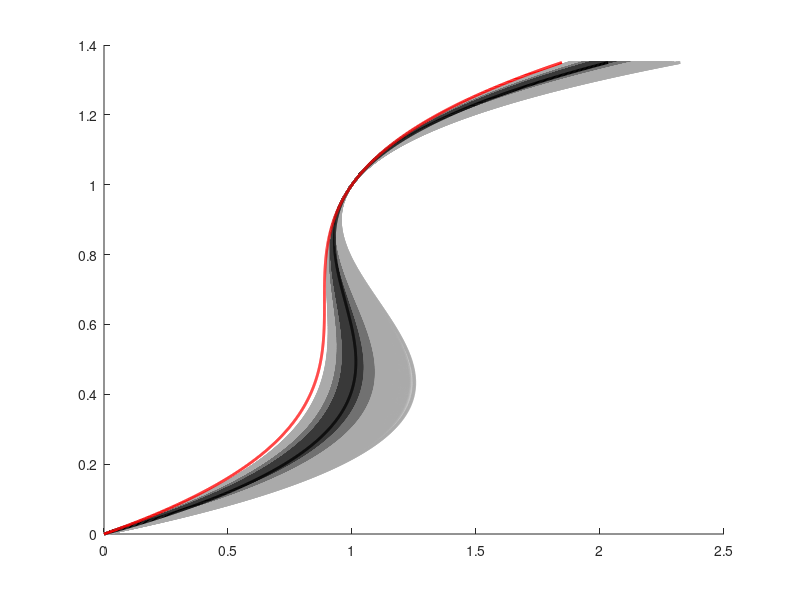

Here is the MATLAB script that generated this plot: (Note: this script raises an error after producing the figure.)
clear; clc;
%% Attention: graphic intense calculation, otherwise reduce number of samples M from posterior used
%% Plot critical manifold for sample of values of the ratio etaSquared of the diffusive time scale to the advective one (Cessi(1994))
x=0:0.001:1.35;
y=0.09:0.001:1.69;
[X,Y] = meshgrid(x,y);
G = [X(:),Y(:)];
Frequency = zeros(length(G),1);
Frequency_FP = zeros(length(G),1);
% for strong AMOC state fold point
Frequency_FP2 = zeros(length(G),1);
etaSquared_cusp = 3; % below, there is no fold bifurcation
%% load etaSquared from UQLab results
load('UQpostSample_y0_0K4_T5_etaP2_4_p0K85_noise0K3_priorUni_0K6_12K3_AIES_steps400_NChains100.mat');
etaSquared = UQpostSample(1:10:end)'; % use full posterior sample loaded
m_etaSquared = mean(etaSquared);
M = length(etaSquared);
% %% sample etaSquared from random normal sample
% m_etaSquared = 4;
% std_etaSquared = 1;
% M=10^3;
% etaSquared = m_etaSquared + std_etaSquared*randn(1,M);

m_etaSquaredval = strcat('m_etaP2',num2str(m_etaSquared));
m_etaSquaredval = strrep(m_etaSquaredval,'.','K');

%% Define mass levels for gray color code
massLevels = [0.50 0.75 0.975]; %ATTENTION: if adaptation desired, remember to also adapt corresponding quantile levels "levels"
%% Note that the quantile levels are constructed such that the dark gray area comprises 50% probability mass,
%  the middle gray area inclduing the dark gray one comprises 75% and the
% whole gray area 97.5% --> corresponds to the standard definition of a
% confidence interval
% only the symmetric outer 2.5% of etaSquared realizations are not plotted/shown
levels = [0.0125 0.125 0.25 0.75 0.875 0.9875]; % quantile levels needed for confLevels = [0.025 0.25 0.50 0.75 0.975];
Q = quantile(etaSquared,levels);
etaSquared_sort = sort(etaSquared);
N = zeros(size(Q));
for i=1:length(Q)
[~,N(i)]=min(abs(etaSquared_sort-Q(i)));
end
%% Determine number of realizations with fold points
firstCritEtaP2 = find(etaSquared_sort>3,1);
numToDraw = N(length(Q))- firstCritEtaP2+1; % #realizations with fold points

%% Define gray scale for plots
mygray = flipud(gray((length(Q)+5)/2)); % if length(Q) uneven otherwise adapt grayscale
mycolors = [mygray(2:end-1,:) ;flipud(mygray(2:end-2,:))];


%% Initialize vector of fold points that end the attracting part of the critical manifold
% for weak fold point
x_crit = zeros(1,numToDraw);
y_crit = zeros(1,numToDraw);
% for strong fold point
x_crit2 = zeros(1,numToDraw);
y_crit2 = zeros(1,numToDraw);
distBif = cell(1,numToDraw);

%% Calculate fold points that limit attracting part of the critical manifold and plot critical manifolds
fig1 = figure(1);
hold on
for i=1:length(Q)-1
for j = N(i)+1:N(i+1)
    h0 = @(x,etaSquared) x.*(1+etaSquared(j)*(1-x).^2);
    y=h0(x,etaSquared_sort);
    l1 = plot(y,x,'color',mycolors(i,:),'LineWidth',2);
    hold on
%     %% comment if firstCritEtaP2>N(1)
%         %% Critical manifold splits into three parts: calculate fold point where attracting part ends
%         x_crit(j-N(1)) = 2/3 +sqrt(4/9 - (1+etaSquared_sort(j))/(3*etaSquared_sort(j)));
%         y_crit(j-N(1)) = h0(x_crit(j-N(1)),etaSquared_sort);
%         
%        %% strong fold point
%        x_crit2(j-N(1)) = 2/3 -sqrt(4/9 - (1+etaSquared_sort(j))/(3*etaSquared_sort(j)));
%         y_crit2(j-N(1)) = h0(x_crit2(j-N(1)),etaSquared_sort);   
% uncomment if if firstCritEtaP2>N(1)
    if etaSquared_sort(j)>3
        %% Critical manifold splits into three parts: calculate fold point where attracting part ends
        x_crit(j-firstCritEtaP2+1) = 2/3 +sqrt(4/9 - (1+etaSquared_sort(j))/(3*etaSquared_sort(j)));
        y_crit(j-firstCritEtaP2+1) = h0(x_crit(j-firstCritEtaP2+1),etaSquared_sort);
        
       %% strong fold point
       x_crit2(j-firstCritEtaP2+1) = 2/3 -sqrt(4/9 - (1+etaSquared_sort(j))/(3*etaSquared_sort(j)));
        y_crit2(j-firstCritEtaP2+1) = h0(x_crit2(j-firstCritEtaP2+1),etaSquared_sort);
    end
end
end

%% Calculate fold points for etaSquare(1)=m_etaSquare
h0 = @(x,etaSquared) x.*(1+m_etaSquared*(1-x).^2);
y=h0(x,etaSquared);
l1 = plot(y,x,'k','LineWidth',2);
hold on
%% Calculate critical manifold for etaSquare(1)=etaSquared_cusp
h0 = @(x,etaSquared) x.*(1+etaSquared_cusp*(1-x).^2);
y=h0(x,etaSquared);
l1 = plot(y,x,'r','LineWidth',2);
hold on

% inspired from https://stackoverflow.com/questions/54870941/finding-the-nearest-neighbor-to-a-single-point-in-matlab,
% last checked: 06.04.2021
%% for weak AMOC state fold point
[~,I] = pdist2(G, [x_crit' y_crit'], 'euclidean', 'Smallest', 1);
% inspired from https://de.mathworks.com/matlabcentral/answers/142281-count-the-number-of-times-a-value-occurs-in-a-specific-of-an-array,
% last checked: 06.04.2021
edges = unique(I);
counts = histc(I, edges);
Frequency_FP(edges) = Frequency_FP(edges)+counts';
%% for strong AMOC state fold point
[~,I2] = pdist2(G, [x_crit2' y_crit2'], 'euclidean', 'Smallest', 1);
% inspired from https://de.mathworks.com/matlabcentral/answers/142281-count-the-number-of-times-a-value-occurs-in-a-specific-of-an-array,
% last checked: 06.04.2021
edges2 = unique(I2);
counts2 = histc(I2, edges2);
Frequency_FP2(edges2) = Frequency_FP2(edges2)+counts2';

xlabel('Nondimensional freshwater flux');
ylabel('Salinity difference');
ax.FontSize = 12;
ax.Interpreter = 'latex';
set(gca,'FontSize',12);

c=colorbar;
mapColors = mycolors(3:end,:);
colormap(mapColors);
set(c, 'YTick', linspace(0.125, 0.875, 3));
c.TickLabels = num2cell(massLevels);


% %% Save figure
% % for etaSquared from posterior distribution resulting from UQLab Bayesian
% % inversion
% savefig(fig1,strcat('probBifCurves_y0_0K4_T5_etaP2_4_p0K85_noise0K3_priorUni_0K6_12K3','.fig'));
% saveas(fig1,strcat('probBifCurves_y0_0K4_T5_etaP2_4_p0K85_noise0K3_priorUni_0K6_12K3','.eps'),'epsc');
% % %% for etaSquared from posterior distribution resulting from random normal sample
% % savefig(fig1,strcat('completeProbBifDiagram_Stommel_normal_mean_4_sigma1','.fig'));
% % saveas(fig1,strcat('completeProbBifDiagram_Stommel_normal_mean_4_sigma1','.eps'),'epsc');